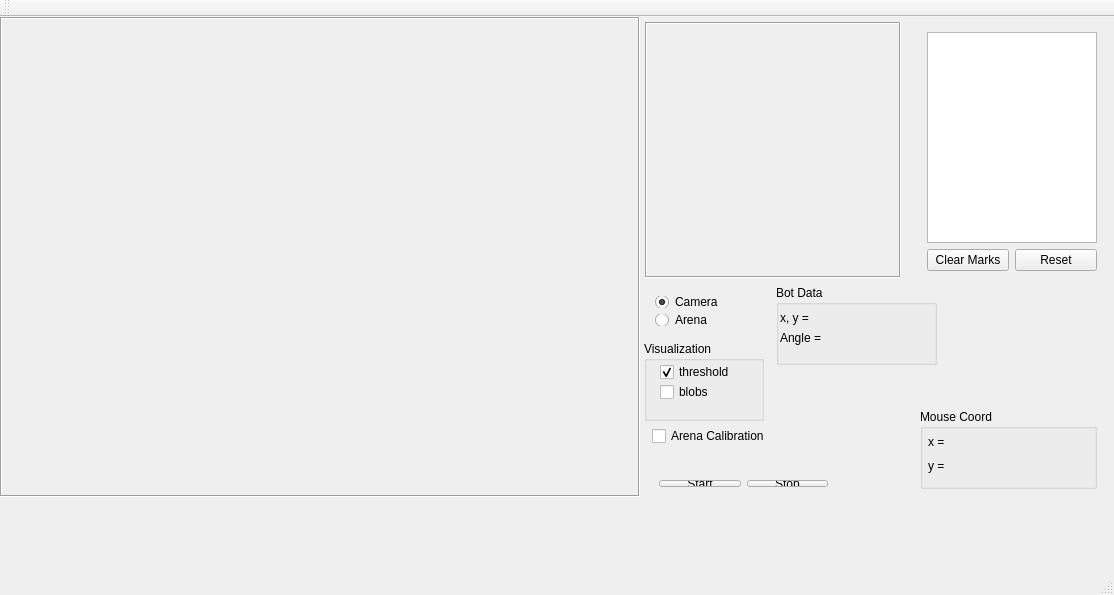
<?xml version="1.0" encoding="UTF-8"?>
<ui version="4.0">
 <class>MainWindow</class>
 <widget class="QMainWindow" name="MainWindow">
  <property name="geometry">
   <rect>
    <x>0</x>
    <y>0</y>
    <width>1114</width>
    <height>595</height>
   </rect>
  </property>
  <property name="mouseTracking">
   <bool>true</bool>
  </property>
  <property name="windowTitle">
   <string>MainWindow</string>
  </property>
  <widget class="QWidget" name="centralWidget">
   <widget class="CamLabel" name="imgLabel">
    <property name="geometry">
     <rect>
      <x>0</x>
      <y>0</y>
      <width>640</width>
      <height>480</height>
     </rect>
    </property>
    <property name="autoFillBackground">
     <bool>true</bool>
    </property>
    <property name="frameShape">
     <enum>QFrame::Box</enum>
    </property>
    <property name="frameShadow">
     <enum>QFrame::Sunken</enum>
    </property>
    <property name="text">
     <string/>
    </property>
   </widget>
   <widget class="YUVLabel" name="yuvLabel">
    <property name="geometry">
     <rect>
      <x>645</x>
      <y>5</y>
      <width>256</width>
      <height>256</height>
     </rect>
    </property>
    <property name="sizePolicy">
     <sizepolicy hsizetype="Fixed" vsizetype="Fixed">
      <horstretch>0</horstretch>
      <verstretch>0</verstretch>
     </sizepolicy>
    </property>
    <property name="mouseTracking">
     <bool>true</bool>
    </property>
    <property name="autoFillBackground">
     <bool>true</bool>
    </property>
    <property name="frameShape">
     <enum>QFrame::Box</enum>
    </property>
    <property name="frameShadow">
     <enum>QFrame::Sunken</enum>
    </property>
    <property name="text">
     <string/>
    </property>
   </widget>
   <widget class="QWidget" name="layoutWidget">
    <property name="geometry">
     <rect>
      <x>916</x>
      <y>4</y>
      <width>192</width>
      <height>261</height>
     </rect>
    </property>
    <layout class="QVBoxLayout" name="verticalLayout_2">
     <item>
      <widget class="QListWidget" name="listWidget"/>
     </item>
     <item>
      <layout class="QHBoxLayout" name="horizontalLayout">
       <item>
        <widget class="QPushButton" name="clearMarks">
         <property name="text">
          <string>Clear Marks</string>
         </property>
        </widget>
       </item>
       <item>
        <widget class="QPushButton" name="reset">
         <property name="text">
          <string>Reset</string>
         </property>
        </widget>
       </item>
      </layout>
     </item>
    </layout>
   </widget>
   <widget class="QLabel" name="fpsLabel">
    <property name="geometry">
     <rect>
      <x>8</x>
      <y>484</y>
      <width>66</width>
      <height>17</height>
     </rect>
    </property>
    <property name="autoFillBackground">
     <bool>true</bool>
    </property>
    <property name="text">
     <string/>
    </property>
   </widget>
   <widget class="QGroupBox" name="groupBox">
    <property name="geometry">
     <rect>
      <x>644</x>
      <y>324</y>
      <width>120</width>
      <height>80</height>
     </rect>
    </property>
    <property name="title">
     <string>Visualization</string>
    </property>
    <widget class="QCheckBox" name="thresh_checkbox">
     <property name="geometry">
      <rect>
       <x>16</x>
       <y>20</y>
       <width>97</width>
       <height>22</height>
      </rect>
     </property>
     <property name="text">
      <string>threshold</string>
     </property>
     <property name="checked">
      <bool>true</bool>
     </property>
    </widget>
    <widget class="QCheckBox" name="blobs_checkbox">
     <property name="geometry">
      <rect>
       <x>16</x>
       <y>40</y>
       <width>97</width>
       <height>22</height>
      </rect>
     </property>
     <property name="text">
      <string>blobs</string>
     </property>
    </widget>
   </widget>
   <widget class="QWidget" name="layoutWidget">
    <property name="geometry">
     <rect>
      <x>644</x>
      <y>268</y>
      <width>109</width>
      <height>52</height>
     </rect>
    </property>
    <layout class="QVBoxLayout" name="verticalLayout">
     <item>
      <widget class="QRadioButton" name="camRadio">
       <property name="autoFillBackground">
        <bool>true</bool>
       </property>
       <property name="text">
        <string>Camera</string>
       </property>
       <property name="checked">
        <bool>true</bool>
       </property>
      </widget>
     </item>
     <item>
      <widget class="QRadioButton" name="arenaRadio">
       <property name="autoFillBackground">
        <bool>true</bool>
       </property>
       <property name="text">
        <string>Arena</string>
       </property>
      </widget>
     </item>
    </layout>
   </widget>
   <widget class="QGroupBox" name="groupBox_2">
    <property name="geometry">
     <rect>
      <x>776</x>
      <y>268</y>
      <width>161</width>
      <height>80</height>
     </rect>
    </property>
    <property name="title">
     <string>Bot Data</string>
    </property>
    <widget class="QLabel" name="botPosLabel">
     <property name="geometry">
      <rect>
       <x>4</x>
       <y>24</y>
       <width>129</width>
       <height>17</height>
      </rect>
     </property>
     <property name="text">
      <string>x, y =</string>
     </property>
    </widget>
    <widget class="QLabel" name="botAngleLabel">
     <property name="geometry">
      <rect>
       <x>4</x>
       <y>44</y>
       <width>129</width>
       <height>17</height>
      </rect>
     </property>
     <property name="text">
      <string>Angle =</string>
     </property>
    </widget>
   </widget>
   <widget class="QWidget" name="layoutWidget">
    <property name="geometry">
     <rect>
      <x>648</x>
      <y>452</y>
      <width>191</width>
      <height>29</height>
     </rect>
    </property>
    <layout class="QHBoxLayout" name="horizontalLayout_2">
     <item>
      <widget class="QPushButton" name="startButton">
       <property name="text">
        <string>Start</string>
       </property>
      </widget>
     </item>
     <item>
      <widget class="QPushButton" name="stopButton">
       <property name="text">
        <string>Stop</string>
       </property>
      </widget>
     </item>
    </layout>
   </widget>
   <widget class="QCheckBox" name="arena_checkBox">
    <property name="geometry">
     <rect>
      <x>652</x>
      <y>408</y>
      <width>161</width>
      <height>22</height>
     </rect>
    </property>
    <property name="text">
     <string>Arena Calibration</string>
    </property>
   </widget>
   <widget class="QGroupBox" name="groupBox_3">
    <property name="geometry">
     <rect>
      <x>920</x>
      <y>392</y>
      <width>177</width>
      <height>80</height>
     </rect>
    </property>
    <property name="title">
     <string>Mouse Coord</string>
    </property>
    <widget class="QLabel" name="mouseXLabel">
     <property name="geometry">
      <rect>
       <x>8</x>
       <y>24</y>
       <width>66</width>
       <height>17</height>
      </rect>
     </property>
     <property name="text">
      <string>x = </string>
     </property>
    </widget>
    <widget class="QLabel" name="mouseYLabel">
     <property name="geometry">
      <rect>
       <x>8</x>
       <y>48</y>
       <width>66</width>
       <height>17</height>
      </rect>
     </property>
     <property name="text">
      <string>y = </string>
     </property>
    </widget>
   </widget>
  </widget>
  <widget class="QMenuBar" name="menuBar">
   <property name="geometry">
    <rect>
     <x>0</x>
     <y>0</y>
     <width>1114</width>
     <height>25</height>
    </rect>
   </property>
  </widget>
  <widget class="QToolBar" name="mainToolBar">
   <attribute name="toolBarArea">
    <enum>TopToolBarArea</enum>
   </attribute>
   <attribute name="toolBarBreak">
    <bool>false</bool>
   </attribute>
  </widget>
  <widget class="QStatusBar" name="statusBar"/>
 </widget>
 <layoutdefault spacing="6" margin="11"/>
 <customwidgets>
  <customwidget>
   <class>YUVLabel</class>
   <extends>QLabel</extends>
   <header location="global">yuvlabel.h</header>
  </customwidget>
  <customwidget>
   <class>CamLabel</class>
   <extends>QLabel</extends>
   <header location="global">camlabel.h</header>
  </customwidget>
 </customwidgets>
 <resources/>
 <connections/>
</ui>
